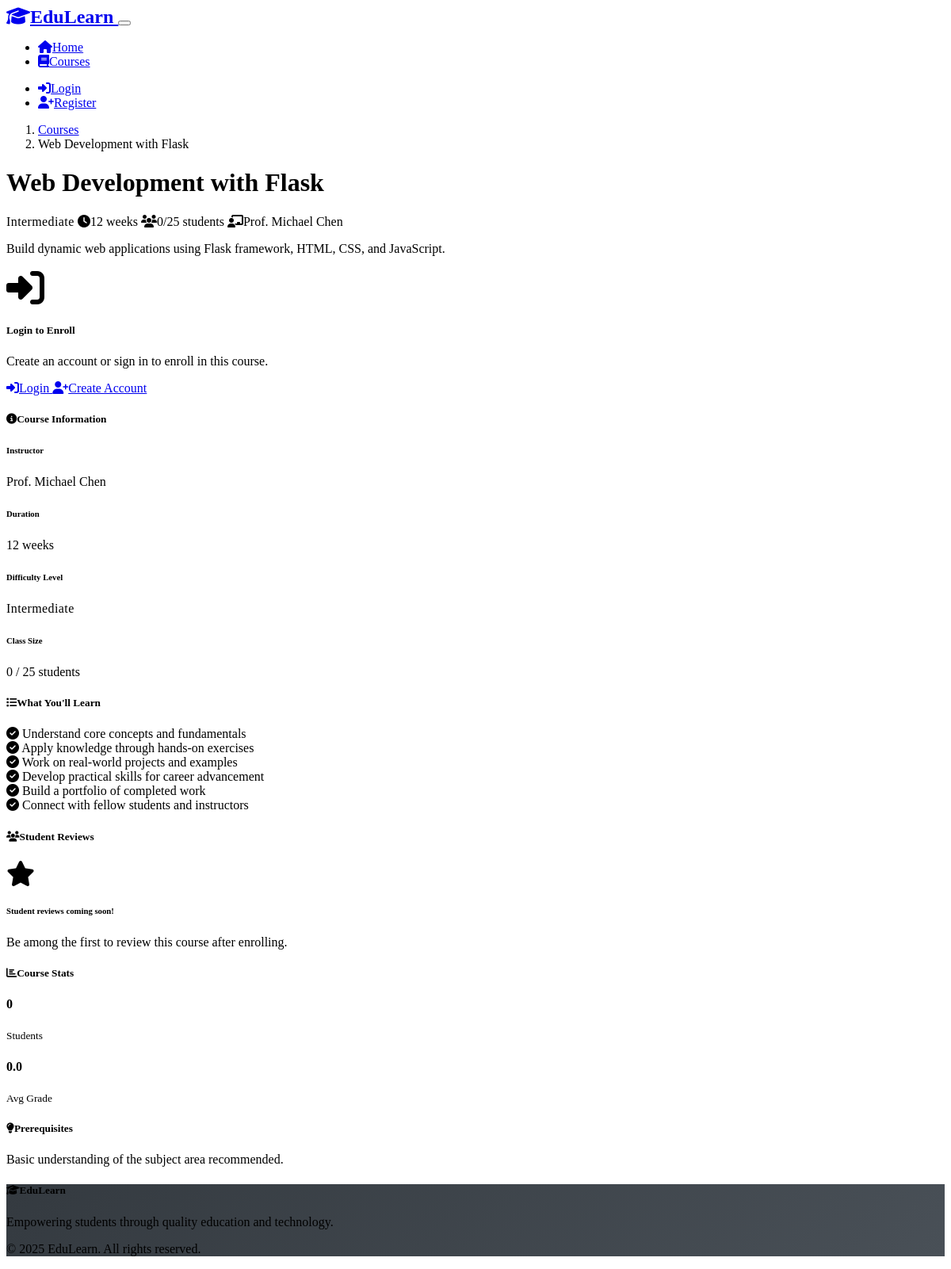
/course/2, run on the app's committed database.
### models.py (models this page shows, shortened)
class Course(db.Model):
    id = db.Column(db.Integer, primary_key=True)
    title = db.Column(db.String(200), nullable=False)
    description = db.Column(db.Text, nullable=False)
    instructor = db.Column(db.String(100), nullable=False)
    duration_weeks = db.Column(db.Integer, nullable=False)
    difficulty = db.Column(db.String(20), nullable=False)  # Beginner, Intermediate, Advanced
    max_students = db.Column(db.Integer, default=30)
    created_at = db.Column(db.DateTime, default=datetime.utcnow)
    enrollments = db.relationship('Enrollment', backref='course', lazy=True)
    grades = db.relationship('Grade', backref='course', lazy=True)
    def get_enrolled_count(self):
        return len(self.enrollments)
    def get_average_grade(self):
        grades = [grade.score for grade in self.grades if grade.score is not None]
        return sum(grades) / len(grades) if grades else 0

### routes.py (the view)
@app.route('/course/<int:course_id>')
def course_detail(course_id):
    course = Course.query.get_or_404(course_id)
    enrolled = False
    progress = 0
    if 'user_id' in session:
        enrollment = Enrollment.query.filter_by(user_id=session['user_id'], course_id=course_id).first()
        enrolled = enrollment is not None
        progress = enrollment.progress if enrollment else 0
    return render_template('course_detail.html', course=course, enrolled=enrolled, progress=progress)

### templates/course_detail.html (shortened to what this page needs)
{% extends "base.html" %}
{% block content %}
<div class="container py-4">
    <div class="row mb-5">
        <div class="col-lg-8">
            <nav aria-label="breadcrumb">
                <ol class="breadcrumb">
                    <li class="breadcrumb-item"><a href="{{ url_for('courses') }}">Courses</a></li>
                    <li class="breadcrumb-item active">{{ course.title }}</li>
                </ol>
            </nav>
            <h1 class="display-5 fw-bold mb-3">{{ course.title }}</h1>
            <div class="d-flex flex-wrap gap-3 mb-4">
                <span class="badge bg-{{ 'success' if course.difficulty == 'Beginner' else 'warning' if course.difficulty == 'Intermediate' else 'danger' }} fs-6">
                    {{ course.difficulty }}
                </span>
                <span class="text-muted">
                    <i class="fas fa-clock me-1"></i>{{ course.duration_weeks }} weeks
                </span>
                <span class="text-muted">
                    <i class="fas fa-users me-1"></i>{{ course.get_enrolled_count() }}/{{ course.max_students }} students
                </span>
                <span class="text-muted">
                    <i class="fas fa-chalkboard-teacher me-1"></i>{{ course.instructor }}
                </span>
            </div>
            <p class="lead">{{ course.description }}</p>
        </div>
        <div class="col-lg-4">
            <div class="card border-0 shadow-sm sticky-top" style="top: 2rem;">
                <div class="card-body">
                    {% if session.user_id %}
                        {% if enrolled %}
                            <div class="text-center mb-4">
                                <i class="fas fa-check-circle text-success" style="font-size: 3rem;"></i>
                                <h5 class="mt-2 text-success">You're Enrolled!</h5>
                            </div>
                            <div class="mb-4">
                                <div class="d-flex justify-content-between mb-2">
                                    <span class="text-muted">Your Progress</span>
                                    <span class="text-muted">{{ "%.0f"|format(progress) }}%</span>
                                </div>
                                <div class="progress" style="height: 10px;">
                                    <div class="progress-bar" role="progressbar" style="width: {{ progress }}%"></div>
                                </div>
                            </div>
                            <div class="d-grid gap-2">
                                <a href="{{ url_for('dashboard') }}" class="btn btn-primary">
                                    <i class="fas fa-tachometer-alt me-2"></i>Go to Dashboard
                                </a>
                                <a href="{{ url_for('grades') }}" class="btn btn-outline-primary">
                                    <i class="fas fa-chart-line me-2"></i>View Grades
                                </a>
                            </div>
                        {% else %}
                            {% if course.is_full() %}
                                <div class="text-center mb-4">
                                    <i class="fas fa-users text-danger" style="font-size: 3rem;"></i>
                                    <h5 class="mt-2 text-danger">Course Full</h5>
                                    <p class="text-muted">This course has reached its maximum capacity.</p>
                                </div>
                            {% else %}
                                <div class="text-center mb-4">
                                    <h5>Ready to Start Learning?</h5>
                                    <p class="text-muted">Join {{ course.get_enrolled_count() }} other students in this course.</p>
                                </div>
                                <div class="mb-4">
                                    <div class="progress" style="height: 8px;">
                                        <div class="progress-bar" role="progressbar"
                                             style="width: {{ (course.get_enrolled_count() / course.max_students * 100) }}%"></div>
                                    </div>
                                    <small class="text-muted">
                                        {{ course.max_students - course.get_enrolled_count() }} spots remaining
                                    </small>
                                </div>
                                <div class="d-grid">
                                    <a href="{{ url_for('enroll', course_id=course.id) }}" class="btn btn-primary btn-lg">
                                        <i class="fas fa-plus me-2"></i>Enroll Now
                                    </a>
                                </div>
                            {% endif %}
                        {% endif %}
                    {% else %}
                        <div class="text-center mb-4">
                            <i class="fas fa-sign-in-alt text-primary" style="font-size: 3rem;"></i>
                            <h5 class="mt-2">Login to Enroll</h5>
                            <p class="text-muted">Create an account or sign in to enroll in this course.</p>
                        </div>
                        <div class="d-grid gap-2">
                            <a href="{{ url_for('login') }}" class="btn btn-primary">
                                <i class="fas fa-sign-in-alt me-2"></i>Login
                            </a>
                            <a href="{{ url_for('register') }}" class="btn btn-outline-primary">
                                <i class="fas fa-user-plus me-2"></i>Create Account
                            </a>
                        </div>
                    {% endif %}
                </div>
            </div>
        </div>
    </div>
    <div class="row">
        <div class="col-lg-8">
            <div class="card border-0 shadow-sm mb-4">
                <div class="card-header bg-transparent border-0">
                    <h5 class="mb-0">
                        <i class="fas fa-info-circle me-2"></i>Course Information
                    </h5>
                </div>
                <div class="card-body">
                    <div class="row g-4">
                        <div class="col-md-6">
                            <h6 class="text-muted mb-2">Instructor</h6>
                            <p class="mb-0">{{ course.instructor }}</p>
                        </div>
                        <div class="col-md-6">
                            <h6 class="text-muted mb-2">Duration</h6>
                            <p class="mb-0">{{ course.duration_weeks }} weeks</p>
                        </div>
                        <div class="col-md-6">
                            <h6 class="text-muted mb-2">Difficulty Level</h6>
                            <span class="badge bg-{{ 'success' if course.difficulty == 'Beginner' else 'warning' if course.difficulty == 'Intermediate' else 'danger' }}">
                                {{ course.difficulty }}
                            </span>
                        </div>
                        <div class="col-md-6">
                            <h6 class="text-muted mb-2">Class Size</h6>
                            <p class="mb-0">{{ course.get_enrolled_count() }} / {{ course.max_students }} students</p>
                        </div>
                    </div>
                </div>
            </div>
            <div class="card border-0 shadow-sm mb-4">
                <div class="card-header bg-transparent border-0">
                    <h5 class="mb-0">
                        <i class="fas fa-list me-2"></i>What You'll Learn
                    </h5>
                </div>
                <div class="card-body">
                    <div class="row">
                        {% set learning_points = [
                            "Understand core concepts and fundamentals",
                            "Apply knowledge through hands-on exercises",
                            "Work on real-world projects and examples",
                            "Develop practical skills for career advancement",
                            "Build a portfolio of completed work",
                            "Connect with fellow students and instructors"
                        ] %}
                        {% for point in learning_points %}
                        <div class="col-md-6 mb-2">
                            <div class="d-flex align-items-start">
                                <i class="fas fa-check-circle text-success me-2 mt-1"></i>
                                <span>{{ point }}</span>
                            </div>
                        </div>
                        {% endfor %}
                    </div>
                </div>
            </div>
            <div class="card border-0 shadow-sm">
                <div class="card-header bg-transparent border-0">
                    <h5 class="mb-0">
                        <i class="fas fa-users me-2"></i>Student Reviews
                    </h5>
                </div>
                <div class="card-body">
                    <div class="text-center py-4">
                        <i class="fas fa-star text-warning" style="font-size: 2rem;"></i>
                        <h6 class="mt-2 text-muted">Student reviews coming soon!</h6>
                        <p class="text-muted mb-0">Be among the first to review this course after enrolling.</p>
                    </div>
                </div>
            </div>
        </div>
        <div class="col-lg-4">
            <div class="card border-0 shadow-sm mb-4">
                <div class="card-header bg-transparent border-0">
                    <h5 class="mb-0">
                        <i class="fas fa-chart-bar me-2"></i>Course Stats
                    </h5>
                </div>
                <div class="card-body">
                    <div class="row text-center">
                        <div class="col-6 border-end">
                            <h4 class="text-primary mb-1">{{ course.get_enrolled_count() }}</h4>
                            <small class="text-muted">Students</small>
                        </div>
                        <div class="col-6">
                            <h4 class="text-success mb-1">{{ "%.1f"|format(course.get_average_grade()) }}</h4>
                            <small class="text-muted">Avg Grade</small>
                        </div>
                    </div>
                </div>
            </div>
            <div class="card border-0 shadow-sm">
                <div class="card-header bg-transparent border-0">
                    <h5 class="mb-0">
                        <i class="fas fa-lightbulb me-2"></i>Prerequisites
                    </h5>
                </div>
                <div class="card-body">
                    {% if course.difficulty == 'Beginner' %}
                    <p class="text-muted">No prior experience required. Perfect for beginners!</p>
                    {% elif course.difficulty == 'Intermediate' %}
                    <p class="text-muted">Basic understanding of the subject area recommended.</p>
                    {% else %}
                    <p class="text-muted">Strong foundation in related topics and prior experience required.</p>
                    {% endif %}
                </div>
            </div>
        </div>
    </div>
</div>
{% endblock %}

### static/css/custom.css (style rules this page uses)
:root { --bs-primary-rgb: 13, 110, 253; --bs-success-rgb: 25, 135, 84; --bs-warning-rgb: 255, 193, 7; --bs-danger-rgb: 220, 53, 69; --bs-info-rgb: 13, 202, 240; }
.card { transition: transform 0.2s ease-in-out, box-shadow 0.2s ease-in-out; }
.badge { font-weight: 500; letter-spacing: 0.025em; }
.btn { font-weight: 500; border-radius: 0.5rem; transition: all 0.2s ease; }
.fade-in { animation: fadeIn 0.6s ease-out; }
[data-bs-theme="dark"] .card { background-color: var(--bs-gray-800); border-color: var(--bs-gray-700); }

### data on the page
Course: title "Web Development with Flask", difficulty "Intermediate", duration_weeks "12", max_students "25", instructor "Prof. Michael Chen", description "Build dynamic web applications using Flask framework, HTML, CSS, and JavaScript."

### other printed values
{{ course.get_enrolled_count() }} "0"
{{ point }} "Understand core concepts and fundamentals" "Apply knowledge through hands-on exercises" "Work on real-world projects and examples" "Develop practical skills for career advancement" "Build a portfolio of completed work" "Connect with fellow students and instructors"
{{ "%.1f"|format(course.get_average_grade()) }} "0.0"
